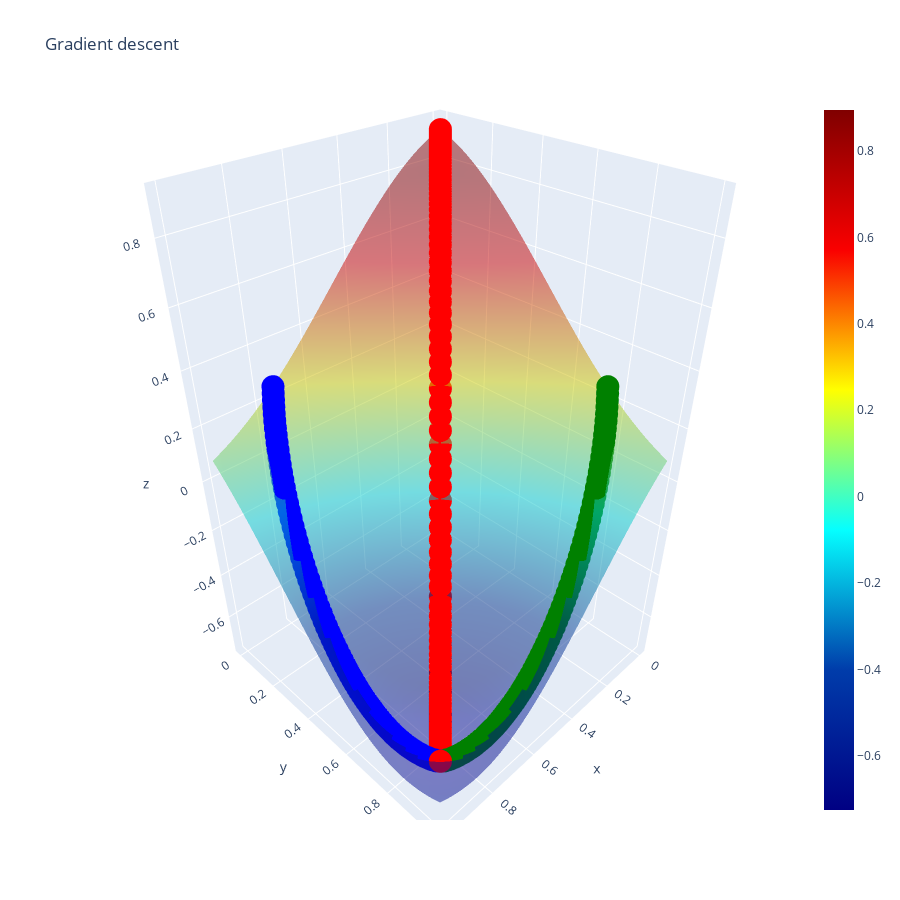

This figure's notebook cell:
### Markdown cell above
Для наглядности строим трёхмерный график

### Code cell
fig = go.Figure(data=[go.Surface(z=z, x=x, y=y,colorscale='jet',opacity=0.5)])

fig.add_traces(go.Scatter3d(x=track_1_x, y=track_1_y, z=track_1_z,line=dict(color='red', width=5),mode='lines+markers'))
fig.add_traces(go.Scatter3d(x=track_2_x, y=track_2_y, z=track_2_z,line=dict(color='green', width=5),mode='lines+markers'))
fig.add_traces(go.Scatter3d(x=track_3_x, y=track_3_y, z=track_3_z,line=dict(color='blue', width=5),mode='lines+markers'))

fig.update_layout(title='Gradient descent', autosize=False,showlegend=False,width=900, height=900)

fig.show()

### Figure 1 — Plotly figure (JSON) as saved in the notebook; plotly's stock layout.template omitted (floating-point values rounded to 4 significant figures; data arrays with more than 128 entries replaced by an {"elided": "..."} marker saying what was removed)
{"data": [{"colorscale": [[0, "rgb(0,0,131)"], [0.2, "rgb(0,60,170)"], [0.4, "rgb(5,255,255)"], [0.6, "rgb(255,255,0)"], [0.8, "rgb(250,0,0)"], [1, "rgb(128,0,0)"]], "opacity": 0.5, "type": "surface", "x": [0, 0.0101, 0.0202, 0.0303, 0.0404, 0.05051, 0.06061, 0.07071, 0.08081, 0.09091, 0.101, 0.1111, 0.1212, 0.1313, 0.1414, 0.1515, 0.1616, 0.1717, 0.1818, 0.1919, 0.202, 0.2121, 0.2222, 0.2323, 0.2424, 0.2525, 0.2626, 0.2727, 0.2828, 0.2929, 0.303, 0.3131, 0.3232, 0.3333, 0.3434, 0.3535, 0.3636, 0.3737, 0.3838, 0.3939, 0.404, 0.4141, 0.4242, 0.4343, 0.4444, 0.4545, 0.4646, 0.4747, 0.4848, 0.4949, 0.5051, 0.5152, 0.5253, 0.5354, 0.5455, 0.5556, 0.5657, 0.5758, 0.5859, 0.596, 0.6061, 0.6162, 0.6263, 0.6364, 0.6465, 0.6566, 0.6667, 0.6768, 0.6869, 0.697, 0.7071, 0.7172, 0.7273, 0.7374, 0.7475, 0.7576, 0.7677, 0.7778, 0.7879, 0.798, 0.8081, 0.8182, 0.8283, 0.8384, 0.8485, 0.8586, 0.8687, 0.8788, 0.8889, 0.899, 0.9091, 0.9192, 0.9293, 0.9394, 0.9495, 0.9596, 0.9697, 0.9798, 0.9899, 1], "y": [0, 0.0101, 0.0202, 0.0303, 0.0404, 0.05051, 0.06061, 0.07071, 0.08081, 0.09091, 0.101, 0.1111, 0.1212, 0.1313, 0.1414, 0.1515, 0.1616, 0.1717, 0.1818, 0.1919, 0.202, 0.2121, 0.2222, 0.2323, 0.2424, 0.2525, 0.2626, 0.2727, 0.2828, 0.2929, 0.303, 0.3131, 0.3232, 0.3333, 0.3434, 0.3535, 0.3636, 0.3737, 0.3838, 0.3939, 0.404, 0.4141, 0.4242, 0.4343, 0.4444, 0.4545, 0.4646, 0.4747, 0.4848, 0.4949, 0.5051, 0.5152, 0.5253, 0.5354, 0.5455, 0.5556, 0.5657, 0.5758, 0.5859, 0.596, 0.6061, 0.6162, 0.6263, 0.6364, 0.6465, 0.6566, 0.6667, 0.6768, 0.6869, 0.697, 0.7071, 0.7172, 0.7273, 0.7374, 0.7475, 0.7576, 0.7677, 0.7778, 0.7879, 0.798, 0.8081, 0.8182, 0.8283, 0.8384, 0.8485, 0.8586, 0.8687, 0.8788, 0.8889, 0.899, 0.9091, 0.9192, 0.9293, 0.9394, 0.9495, 0.9596, 0.9697, 0.9798, 0.9899, 1], "z": {"elided": "100x100 float values"}}, {"line": {"color": "red", "width": 5}, "mode": "lines+markers", "type": "scatter3d", "x": {"elided": "501 float values"}, "y": {"elided": "501 float values"}, "z": {"elided": "501 float values"}}, {"line": {"color": "green", "width": 5}, "mode": "lines+markers", "type": "scatter3d", "x": {"elided": "501 float values"}, "y": {"elided": "501 float values"}, "z": {"elided": "501 float values"}}, {"line": {"color": "blue", "width": 5}, "mode": "lines+markers", "type": "scatter3d", "x": {"elided": "501 float values"}, "y": {"elided": "501 float values"}, "z": {"elided": "501 float values"}}], "layout": {"autosize": false, "height": 900, "showlegend": false, "title": {"text": "Gradient descent"}, "width": 900}}
